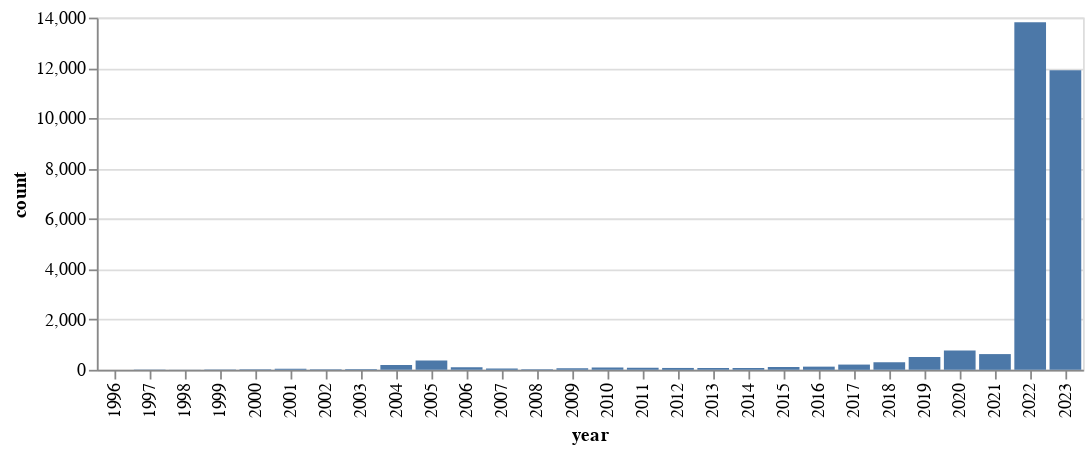

The cell this chart's notebook holds for it:
### Markdown cell above
This makes it possible to plot the number of captures over time.

### Code cell
alt.Chart(df_years).mark_bar().encode(x="year", y="count:Q").properties(height=200)

### Figure 1 — Vega specification as saved in the notebook (floating-point values rounded to 4 significant figures)
{"$schema": "https://vega.github.io/schema/vega/v5.json", "data": [{"name": "source_0", "values": [{"count": 13818, "year": "2022"}, {"count": 11909, "year": "2023"}, {"count": 771, "year": "2020"}, {"count": 625, "year": "2021"}, {"count": 509, "year": "2019"}, {"count": 366, "year": "2005"}, {"count": 297, "year": "2018"}, {"count": 208, "year": "2017"}, {"count": 189, "year": "2004"}, {"count": 126, "year": "2016"}, {"count": 109, "year": "2015"}, {"count": 105, "year": "2006"}, {"count": 90, "year": "2010"}, {"count": 79, "year": "2011"}, {"count": 75, "year": "2013"}, {"count": 74, "year": "2012"}, {"count": 69, "year": "2014"}, {"count": 61, "year": "2009"}, {"count": 52, "year": "2007"}, {"count": 42, "year": "2001"}, {"count": 26, "year": "2003"}, {"count": 22, "year": "2008"}, {"count": 21, "year": "2000"}, {"count": 18, "year": "2002"}, {"count": 13, "year": "1999"}, {"count": 9, "year": "1997"}, {"count": 4, "year": "1998"}, {"count": 4, "year": "1996"}]}, {"name": "source_0_x_domain_year", "values": [{"year": "2022"}, {"year": "2023"}, {"year": "2020"}, {"year": "2021"}, {"year": "2019"}, {"year": "2005"}, {"year": "2018"}, {"year": "2017"}, {"year": "2004"}, {"year": "2016"}, {"year": "2015"}, {"year": "2006"}, {"year": "2010"}, {"year": "2011"}, {"year": "2013"}, {"year": "2012"}, {"year": "2014"}, {"year": "2009"}, {"year": "2007"}, {"year": "2001"}, {"year": "2003"}, {"year": "2008"}, {"year": "2000"}, {"year": "2002"}, {"year": "1999"}, {"year": "1997"}, {"year": "1998"}, {"year": "1996"}]}, {"name": "source_0_y_domain_count", "values": [{"min": 4, "max": 13818}]}], "signals": [{"name": "x_step", "value": 20}, {"name": "width", "update": "bandspace(domain('x').length, 0.1, 0.05) * x_step"}], "marks": [{"type": "rect", "name": "marks", "from": {"data": "source_0"}, "encode": {"update": {"y": {"field": "count", "scale": "y"}, "y2": {"value": 0, "scale": "y"}, "x": {"field": "year", "scale": "x"}, "fill": {"value": "#4c78a8"}, "description": {"signal": "\"year: \" + (isValid(datum[\"year\"]) ? datum[\"year\"] : \"\"+datum[\"year\"]) + \"; count: \" + (format(datum[\"count\"], \"\"))"}, "width": {"scale": "x", "band": 1}, "ariaRoleDescription": {"value": "bar"}}}, "style": ["bar"]}], "scales": [{"name": "x", "type": "band", "domain": {"data": "source_0_x_domain_year", "field": "year", "sort": true}, "range": {"step": {"signal": "x_step"}}, "paddingInner": 0.1, "paddingOuter": 0.05}, {"name": "y", "type": "linear", "domain": [{"signal": "(data(\"source_0_y_domain_count\")[0] || {}).min"}, {"signal": "(data(\"source_0_y_domain_count\")[0] || {}).max"}], "range": [{"signal": "height"}, 0], "nice": true, "zero": true}], "axes": [{"scale": "y", "gridScale": "x", "minExtent": 0, "domain": false, "tickCount": {"signal": "ceil(height/40)"}, "grid": true, "labels": false, "orient": "left", "ticks": false, "zindex": 0, "maxExtent": 0, "aria": false}, {"scale": "x", "grid": false, "labelAngle": 270, "labelAlign": "right", "labelBaseline": "middle", "title": "year", "zindex": 0, "orient": "bottom"}, {"scale": "y", "labelOverlap": true, "orient": "left", "zindex": 0, "title": "count", "tickCount": {"signal": "ceil(height/40)"}, "grid": false}], "padding": 5, "style": "cell", "background": "white", "height": 200}
